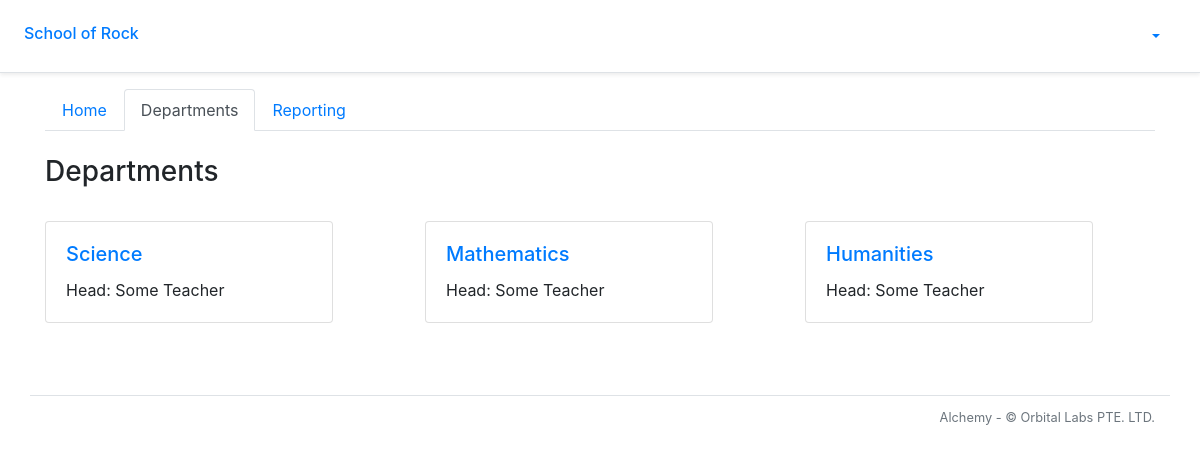
Page /school/1/departments on the committed database.
### alchemy/models.py (models this page shows, shortened)
class School(db.Model):
    __tablename__ = 'school'
    id = db.Column(db.Integer, primary_key=True)
    name = db.Column(db.String(50))
    departments = db.relationship('Department', backref='school')
    snapshots = db.relationship('Snapshot', backref='school')

class Department(db.Model):
    __tablename__ = 'department'
    id = db.Column(db.Integer, primary_key=True)
    name = db.Column(db.String(50))
    school_id = db.Column(db.Integer, db.ForeignKey('school.id'))
    courses = db.relationship('Course', backref='department')

### alchemy/views/school.py (the view)
@bp_school.route('/departments')
@auth_manager.require_group
def departments():
    return flask.render_template('school/departments.html')

### alchemy/auth_manager.py (called while the page is built)
def auth_enabled():
    return False

def require_group(func):
    @functools.wraps(func)
    def deco(*args, **kwargs):
        if not auth_enabled():
            g.current_user = None
        elif flask_jwt_extended.verify_jwt_in_request(optional=True):
            g.current_user = flask_jwt_extended.get_current_user()
        else:
            flask.abort(401)
        return func(*args, **kwargs)
    return deco

### alchemy/views/department.py (called while the page is built)
@bp_department.url_defaults
def bp_department_url_defaults(endpoint, values):
    if 'department_id' not in values:
        values['department_id'] = g.department.id

### alchemy/views/school.py (called while the page is built)
@bp_school.url_value_preprocessor
def bp_department_endpoints(endpoint, values):
    g.school = models.School.query.get_or_404(values.pop('school_id'))
    g.html_title = f'School - {g.school.name}'

@bp_school.url_defaults
def bp_school_url_defaults(endpoint, values):
    if 'school_id' not in values:
        values['school_id'] = g.school.id

### alchemy/templates/school/departments.html
{% extends "school/layout.html" %}
{% block school_tab_content %}
<h3>Departments</h3>
<br>
  <div class="row row-cols-1 row-cols-md-3">
    {% for department in g.school.departments %}
      <div class="col mb-4">
        <div class="card" style="width: 18rem;">
          <div class="card-body">
            <h5 class="card-title">
              <a href="{{url_for('department.index', department_id = department.id)}}">{{ department.name }}</a>
            </h5>
            <p class="card-text">Head: Some Teacher</p>
          </div>
        </div>
      </div>
    {% endfor %}
  </div>
{% endblock school_tab_content %}

### alchemy/templates/layout_start.html (shortened to what this page needs)
<!doctype html>
<html lang="en">
  <head>
      <link rel="stylesheet" href="https://stackpath.bootstrapcdn.com/bootstrap/4.5.0/css/bootstrap.min.css">
      <link rel="stylesheet" type="text/css" href="{{ url_for('static', filename='card-body.css') }}">
    </head>
    <body>
      <div class="p-3 px-md-4 mb-3 bg-white border-bottom shadow-sm">
        <div class="row justify-content-md-center">
          <div class="col d-flex align-items-baseline">
            <h6 class="mt-2 mr-3">
              {% if g.school %}
                <a href = "{{ url_for('school.index', school_id = g.school.id)}}">{{ g.school.name }}</a>
              {% else %}
                <b style="text-align: center;">Welcome to...</b>
              {% endif %}
            </h6>
          </div>
          <div class="col-md-auto d-flex align-items-baseline">
            {% if 'current_user' in g %}
            <ul class="nav nav-pills">
              <li class="nav-item dropdown">
                <a class="nav-link dropdown-toggle" data-toggle="dropdown" href="#" role="button" aria-haspopup="true" aria-expanded="false">{{ g.current_user.username }}</a>
              </li>
            </ul>
            {% endif %}
          </div>
        </div>
      </div>

### rows in the picture
School: school.name "School of Rock"
Department: name "Science"
Department: name "Mathematics"
Department: name "Humanities"
